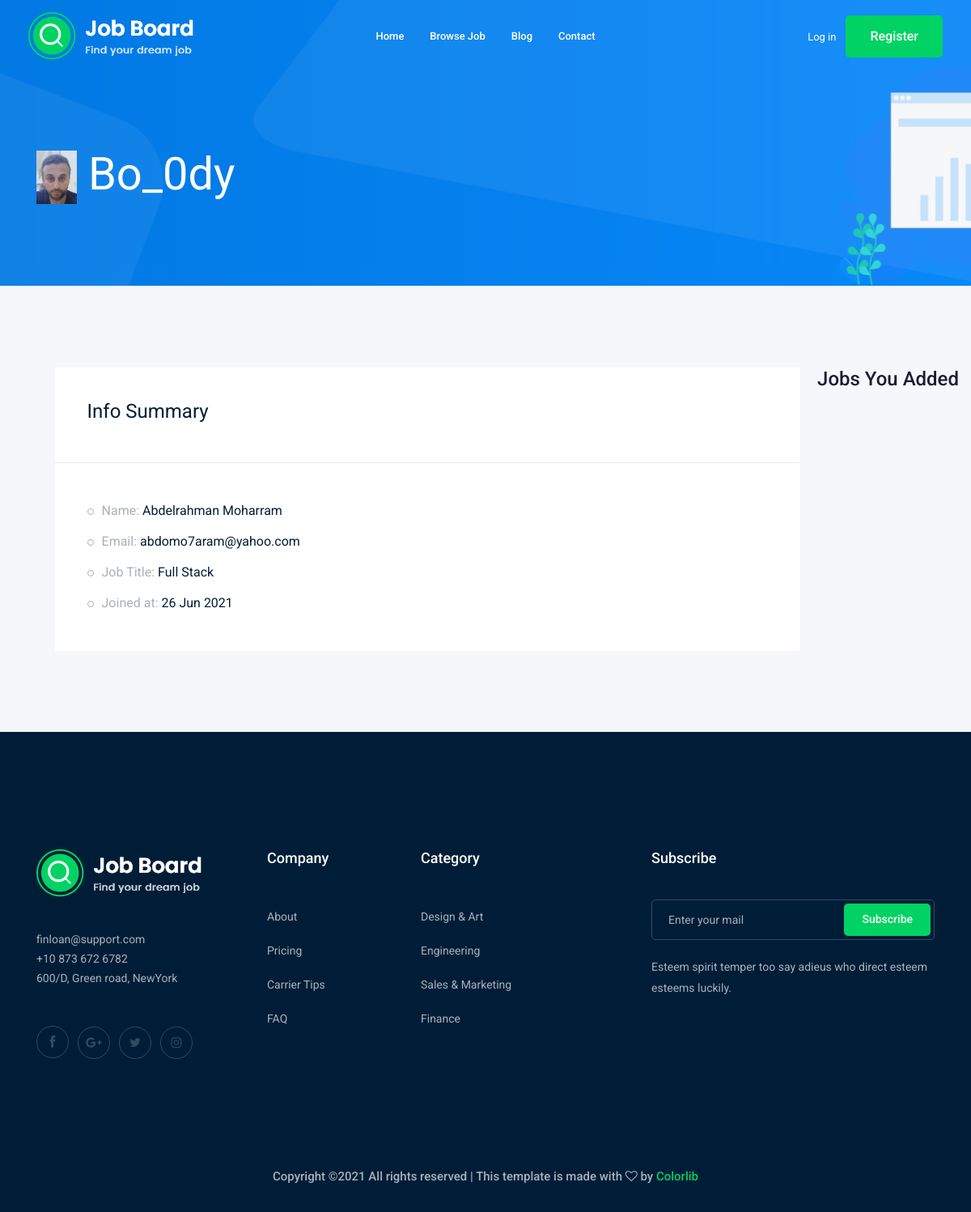
The app's page /bo_0dy with its own data.
### accounts/models.py (models this page shows, shortened)
class userTips(models.Model):
        user = models.OneToOneField(User, on_delete=models.CASCADE)
        userType = models.CharField(choices = usersTypes , max_length=20)
        userImage = models.ImageField(default='media/default/job-offer-on-orange-note-260nw-752376046.jpg',upload_to=image_upload)
        verfication = models.BooleanField(default=False)
        job_title = models.ForeignKey(Category, on_delete=models.CASCADE)

### job/models.py (models this page shows)
class Category(models.Model):
    name = models.CharField(max_length=50)
    def __str__(self):
	    return self.name

### home/views.py (the view)
# urls.py: path('<str:username>', views.user_profile,name="user_profile"),
def user_profile(request,username):
        user = User.objects.get(username=username)
        usertipsData = userTips.objects.get(user=user)
        jobs = Job.objects.filter(employer=user)
        apps = job_application.objects.filter(employee=user)
        return render(request,"home/profile.html",{'user':user,'userTips':usertipsData,'jobs':jobs,'apps':apps})

### home/templates/home/profile.html (shortened to what this page needs)
{% extends 'base.html' %}
{% block headerElse %}
    <div class="bradcam_area bradcam_bg_1">
        <div class="container">
            <div class="row">
                <div class="col-xl-12">
                    <div class="bradcam_text">
                        <h3>
                            <img src="{{userTips.userImage.url}}" width="50px" alt="">
                            {{user.username}}
                        </h3>
                    </div>
                </div>
            </div>
        </div>
    </div>
{% endblock headerElse %}
{% block body %}
    <div class="job_details_area">
        <div class="container">
            <div class="row">
                <div class="col-lg-10 mx-auto">
                    <div class="job_sumary">
                        <div class="summery_header">
                            <h3>Info Summary</h3>
                        </div>
                        <div class="job_content">
                            <ul>
                                <li>Name: <span>{{user.first_name}} {{user.last_name}}</span></li>
                                <li>Email: <span>{{user.email}}</span></li>
                                <li>Job Title: <span>{{userTips.job_title}}</span></li>
                                <li>Joined at: <span>{{user.date_joined | date:'d M o'}}</span></li>
                            </ul>
                        </div>
                    </div>
                </div>
                <div class="job_lists m-0">
                    <div class="row">
                        <div class="summery_header">
                            <h3>Jobs You Added </h3>
                        </div>
                    </div>
                </div>
            </div>
        </div>
    </div>
{% endblock body %}

### records on screen
userTips: userImage (picture), job_title "Full Stack"

### other values on screen
{{ user.username }} "Bo_0dy"
{{ user.first_name }} "Abdelrahman"
{{ user.last_name }} "Moharram"
{{ user.email }} "abdomo7aram@yahoo.com"
{{ user.date_joined | date:'d M o' }} "26 Jun 2021"
